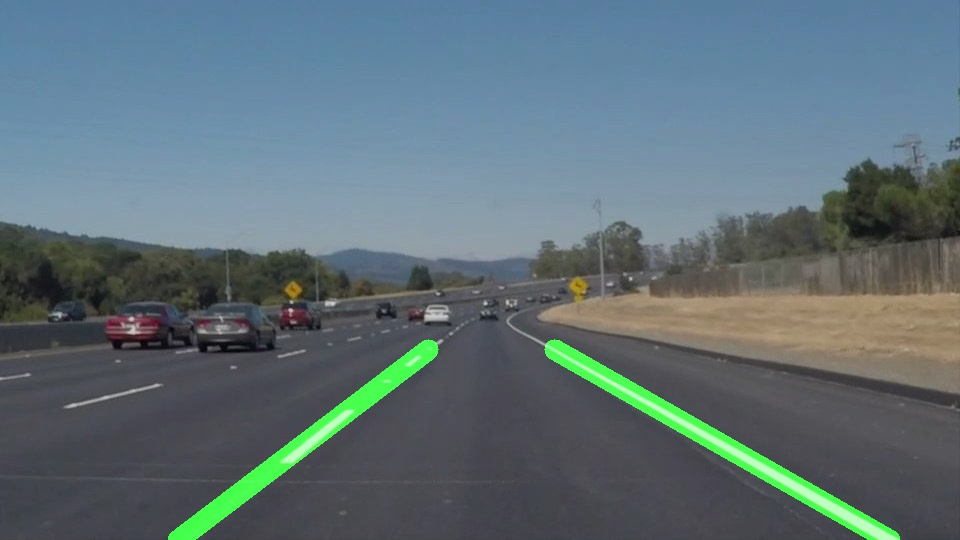
#> input picture test_images/output_solidWhiteCurve.jpg, 960 x 540 px; its folder holds only this picture in this run
$ jupyter execute --allow-errors P1.ipynb   (shell and % lines are left out)
#> lines starting #> are read from the running program, lines starting #| are printed output that depends on the picture; after the words box and inside, x2 and y2 are one past the last pixel; in counts of white or black regions, pixels touching at a corner belong together
# Self-Driving Car Engineer Nanodegree

## Project: **Finding Lane Lines on the Road**
***
In this project, you will use the tools you learned about in the lesson to identify lane lines on the road.  You can develop your pipeline on a series of individual images, and later apply the result to a video stream (really just a series of images). Check out the video clip "raw-lines-example.mp4" (also contained in this repository) to see what the output should look like after using the helper functions below.

Once you have a result that looks roughly like "raw-lines-example.mp4", you'll need to get creative and try to average and/or extrapolate the line segments you've detected to map out the full extent of the lane lines.  You can see an example of the result you're going for in the video "P1_example.mp4".  Ultimately, you would like to draw just one line for the left side of the lane, and one for the right.

In addition to implementing code, there is a brief writeup to complete. The writeup should be completed in a separate file, which can be either a markdown file or a pdf document. There is a [write up template](https://github.com/udacity/CarND-LaneLines-P1/blob/master/writeup_template.md) that can be used to guide the writing process. Completing both the code in the Ipython notebook and the writeup template will cover all of the [rubric points](https://review.udacity.com/#!/rubrics/322/view) for this project.

---
Let's have a look at our first image called 'test_images/solidWhiteRight.jpg'.  Run the 2 cells below (hit Shift-Enter or the "play" button above) to display the image.

**Note: If, at any point, you encounter frozen display windows or other confounding issues, you can always start again with a clean slate by going to the "Kernel" menu above and selecting "Restart & Clear Output".**

---

**The tools you have are color selection, region of interest selection, grayscaling, Gaussian smoothing, Canny Edge Detection and Hough Tranform line detection.  You  are also free to explore and try other techniques that were not presented in the lesson.  Your goal is piece together a pipeline to detect the line segments in the image, then average/extrapolate them and draw them onto the image for display (as below).  Once you have a working pipeline, try it out on the video stream below.**

---

<figure>

 <figcaption>
 <p></p>
 <p style="text-align: center;"> Your output should look something like this (above) after detecting line segments using the helper functions below </p>
 </figcaption>
</figure>
 <p></p>
<figure>

 <figcaption>
 <p></p>
 <p style="text-align: center;"> Your goal is to connect/average/extrapolate line segments to get output like this</p>
 </figcaption>
</figure>

**Run the cell below to import some packages.  If you get an `import error` for a package you've already installed, try changing your kernel (select the Kernel menu above --> Change Kernel).  Still have problems?  Try relaunching Jupyter Notebook from the terminal prompt.  Also, see [this forum post](https://carnd-forums.udacity.com/cq/viewquestion.action?spaceKey=CAR&id=29496372&questionTitle=finding-lanes---import-cv2-fails-even-though-python-in-the-terminal-window-has-no-problem-with-import-cv2) for more troubleshooting tips.**

## Import Packages

[cell 1]
#importing some useful packages
import matplotlib.pyplot as plt
import matplotlib.image as mpimg
import numpy as np
import cv2

## Read in an Image

#> (a cell that did not finish here is left out)

## Ideas for Lane Detection Pipeline

**Some OpenCV functions (beyond those introduced in the lesson) that might be useful for this project are:**

`cv2.inRange()` for color selection
`cv2.fillPoly()` for regions selection
`cv2.line()` to draw lines on an image given endpoints
`cv2.addWeighted()` to coadd / overlay two images
`cv2.cvtColor()` to grayscale or change color
`cv2.imwrite()` to output images to file
`cv2.bitwise_and()` to apply a mask to an image

**Check out the OpenCV documentation to learn about these and discover even more awesome functionality!**

## Helper Functions

Below are some helper functions to help get you started. They should look familiar from the lesson!

[cell 3]
import math

def grayscale(img):
    """Applies the Grayscale transform
    This will return an image with only one color channel
    but NOTE: to see the returned image as grayscale
    (assuming your grayscaled image is called 'gray')
    you should call plt.imshow(gray, cmap='gray')"""
    return cv2.cvtColor(img, cv2.COLOR_RGB2GRAY)
    # Or use BGR2GRAY if you read an image with cv2.imread()
    # return cv2.cvtColor(img, cv2.COLOR_BGR2GRAY)

def canny(img, low_threshold, high_threshold):
    """Applies the Canny transform"""
    return cv2.Canny(img, low_threshold, high_threshold)

def gaussian_blur(img, kernel_size):
    """Applies a Gaussian Noise kernel"""
    return cv2.GaussianBlur(img, (kernel_size, kernel_size), 0)

def region_of_interest(img, vertices):
    """
    Applies an image mask.

    Only keeps the region of the image defined by the polygon
    formed from `vertices`. The rest of the image is set to black.
    """
    #defining a blank mask to start with
    mask = np.zeros_like(img)

    #defining a 3 channel or 1 channel color to fill the mask with depending on the input image
    if len(img.shape) > 2:
        channel_count = img.shape[2]  # i.e. 3 or 4 depending on your image
        ignore_mask_color = (255,) * channel_count
    else:
        ignore_mask_color = 255

    #filling pixels inside the polygon defined by "vertices" with the fill color
    cv2.fillPoly(mask, vertices, ignore_mask_color)

    #returning the image only where mask pixels are nonzero
    masked_image = cv2.bitwise_and(img, mask)
    return masked_image


def draw_lines(img, lines, color=[0, 255, 0], thickness=20):
    """
    NOTE: this is the function you might want to use as a starting point once you want to
    average/extrapolate the line segments you detect to map out the full
    extent of the lane (going from the result shown in raw-lines-example.mp4
    to that shown in P1_example.mp4).

    Think about things like separating line segments by their
    slope ((y2-y1)/(x2-x1)) to decide which segments are part of the left
    line vs. the right line.  Then, you can average the position of each of
    the lines and extrapolate to the top and bottom of the lane.

    This function draws `lines` with `color` and `thickness`.
    Lines are drawn on the image inplace (mutates the image).
    If you want to make the lines semi-transparent, think about combining
    this function with the weighted_img() function below
    """
    max_y=img.shape[0]; #bottom of lane
    min_y=int(0.648*max_y); #top of lane
    #for y=m*x+b (slope-intercept form) where b=intercept, m=slope
    right_line_intercepts = list(); # list of b's for right line hough lines
    left_line_intercepts = list(); # list of b's for left line hough lines
    right_line_slopes = list(); # list of m's for right line hough lines
    left_line_slopes = list(); # list of m's for left line hough lines

    #filter for lines that meet criteria for right/left line slopes from the hough output image
    for line in lines:
        for x1,y1,x2,y2 in line:
            slope = ((y2-y1)/(x2-x1));
            point = y1 - slope*x1;
            if slope > 0.2 and slope < 0.8:
                left_line_slopes.append(slope);
                left_line_intercepts.append(point);
            if slope < -0.2 and slope > -0.8:
                right_line_slopes.append(slope);
                right_line_intercepts.append(point);

    #plot left boundary line using average slope (m) and average intercept (b) of identified left lines from top to bottom of lane
    if len(left_line_slopes)!=0:
        left_line_avg_slope=sum(left_line_slopes)/len(left_line_slopes);
        left_line_avg_intercept=sum(left_line_intercepts)/len(left_line_intercepts);
        if left_line_avg_slope!=0:
            cv2.line(img, (int((min_y-left_line_avg_intercept)/left_line_avg_slope), min_y), (int((max_y-left_line_avg_intercept)/left_line_avg_slope), max_y), color, thickness);

    #plot right boundary line using average slope (m) and average intercept (b) of identified right lines from top to bottom of lane
    if len(right_line_slopes)!=0:
        right_line_avg_slope=sum(right_line_slopes)/len(right_line_slopes);
        right_line_avg_intercept=sum(right_line_intercepts)/len(right_line_intercepts);
        if right_line_avg_slope!=0:
            cv2.line(img, (int((min_y-right_line_avg_intercept)/right_line_avg_slope), min_y), (int((max_y-right_line_avg_intercept)/right_line_avg_slope), max_y), color, thickness);


def hough_lines(img, rho, theta, threshold, min_line_len, max_line_gap):
    """
    `img` should be the output of a Canny transform.

    Returns an image with hough lines drawn.
    """
    lines = cv2.HoughLinesP(img, rho, theta, threshold, np.array([]), minLineLength=min_line_len, maxLineGap=max_line_gap)
    line_img = np.zeros((img.shape[0], img.shape[1], 3), dtype=np.uint8)
    draw_lines(line_img, lines)
    return line_img

# Python 3 has support for cool math symbols.

def weighted_img(img, initial_img, α=0.8, β=1., λ=0.):
    """
    `img` is the output of the hough_lines(), An image with lines drawn on it.
    Should be a blank image (all black) with lines drawn on it.

    `initial_img` should be the image before any processing.

    The result image is computed as follows:

    initial_img * α + img * β + λ
    NOTE: initial_img and img must be the same shape!
    """
    return cv2.addWeighted(initial_img, α, img, β, λ)

## Test Images

Build your pipeline to work on the images in the directory "test_images"
**You should make sure your pipeline works well on these images before you try the videos.**

[cell 4]
import os
imglist = os.listdir("test_images/")
#> imglist = ['output_solidWhiteCurve.jpg']

## Build a Lane Finding Pipeline


Build the pipeline and run your solution on all test_images. Make copies into the test_images directory, and you can use the images in your writeup report.

Try tuning the various parameters, especially the low and high Canny thresholds as well as the Hough lines parameters.

[cell 5]
# TODO: Build your pipeline that will draw lane lines on the test_images
# then save them to the test_images directory.

fig = plt.figure(figsize=(25,45));
for idx, img in enumerate(imglist):
    image = mpimg.imread('test_images/'+img);
#> image is the input picture: shape (540, 960, 3); mean R, G, B 94.9, 112, 118.4
    xsize = image.shape[1];
    ysize = image.shape[0];
    grayscaleimage = grayscale(image);
#> in grayscale, `return cv2.cvtColor(img, cv2.COLOR_RGB2GRAY)`:
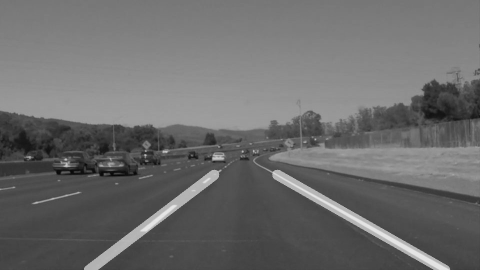
#> returned value: shape (540, 960) (shown at 1/2 size); min 3, max 233, mean 107.6
    cv2.imwrite('writeup_outputs/grayscale_'+img, grayscaleimage);
    cannyimage = canny(grayscaleimage,100,200);
#> in canny, `return cv2.Canny(img, low_threshold, high_threshold)`:
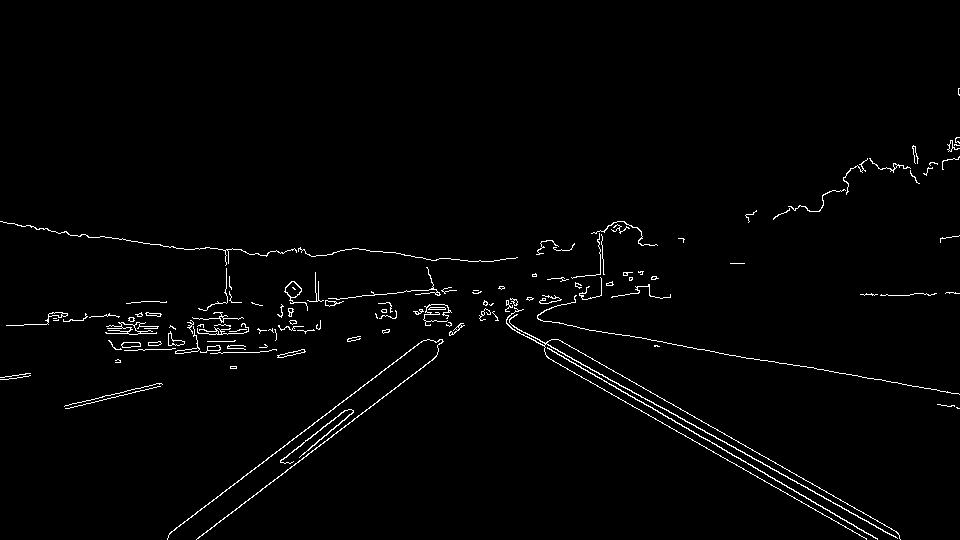
#> returned value: shape (540, 960); 1.6% white in thin lines or dots, all inside (x1, y1, x2, y2) = (0, 88, 960, 540)
    cv2.imwrite('writeup_outputs/canny_'+img, cannyimage);
    vertices = np.array([ [xsize*7/15,ysize*29/48], [xsize*8/15,ysize*29/48], [xsize,ysize], [0,ysize]], np.int32);
    regionimage = region_of_interest(cannyimage, [vertices]);
#> in region_of_interest, `cv2.fillPoly(mask, vertices, ignore_mask_color)`:
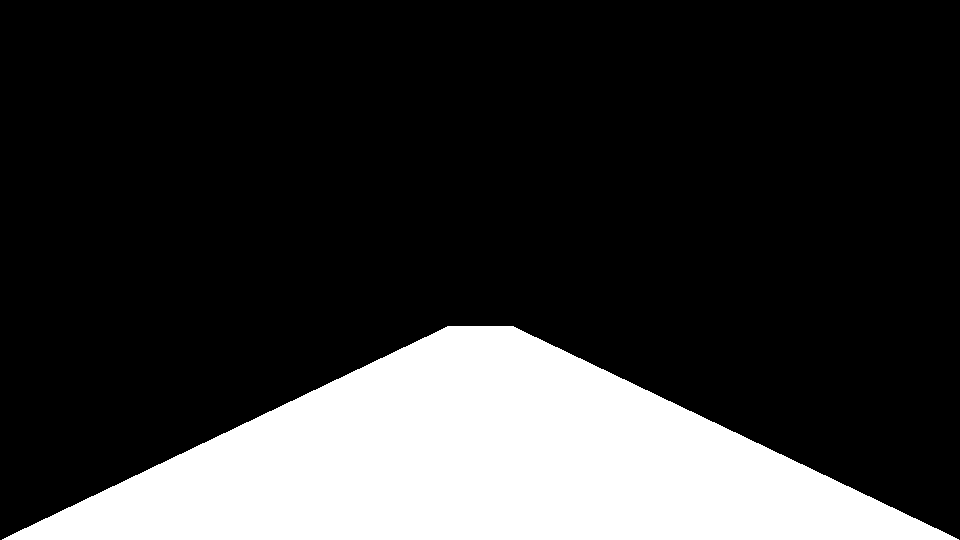
#> mask: shape (540, 960); 21.1% white; 1 white region, box (x1, y1, x2, y2) and area: (2, 326, 959, 540) 109587
#> in region_of_interest, `masked_image = cv2.bitwise_and(img, mask)`:
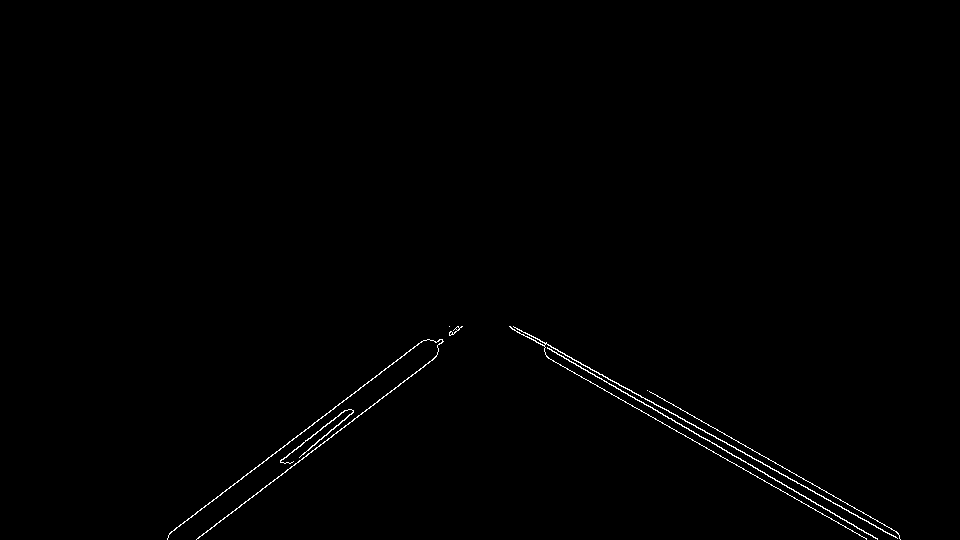
#> masked_image: shape (540, 960); 0.56% white in thin lines or dots, all inside (x1, y1, x2, y2) = (167, 326, 901, 540)
    cv2.imwrite('writeup_outputs/regionimage_'+img, regionimage);
    rho = 2; theta = 1*np.pi/180; threshold = 15; min_line_len = 40; max_line_gap = 20;
    houghimage = hough_lines(regionimage, rho, theta, threshold, min_line_len, max_line_gap);
#> in hough_lines, `lines = cv2.HoughLinesP(img, rho, theta, threshold, np.array([]), minL..`: lines = 18 rows, first 6: [196, 539, 331, 437], [509, 326, 877, 538], [529, 334, 900, 539], [171, 531, 424, 340], [647, 390, 782, 467], [546, 356, 771, 485]
#> the loop in draw_lines, `for line in lines:` made 18 passes
#> after the loop in draw_lines, `for line in lines:`: left_line_intercepts = [32.77, 41.7, 20.97, 42.96, 17.02, 31.55, 33.68, 65.27, 27.4, 34.87]; left_line_slopes = [0.576, 0.553, 0.57, 0.573, 0.575, 0.577, 0.585, 0.545, 0.6, 0.565]; right_line_intercepts = [687.1, 660.1, 681.8, 679.4, 670.8, 660.8, 655.2]; right_line_slopes = [-0.756, -0.755, -0.742, -0.738, -0.754, -0.756, -0.745]
#> in draw_lines, `left_line_avg_slope=sum(left_line_slopes)/len(left_line_slopes);`: left_line_avg_slope = 0.572
#> in draw_lines, `left_line_avg_intercept=sum(left_line_intercepts)/len(left_line_interc..`: left_line_avg_intercept = 34.82
#> in draw_lines, `cv2.line(img, (int((min_y-left_line_avg_intercept)/left_line_avg_slope..`:
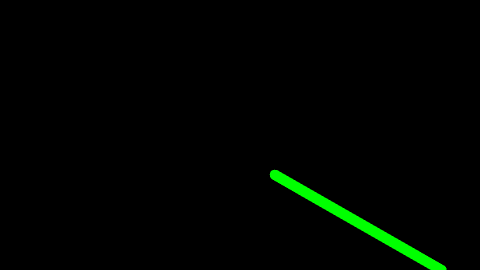
#> img: shape (540, 960, 3) (shown at 1/2 size); mean of channels 0, 1, 2 0, 4, 0; drawn as B, G, R
#> in draw_lines, `right_line_avg_slope=sum(right_line_slopes)/len(right_line_slopes);`: right_line_avg_slope = -0.749
#> in draw_lines, `right_line_avg_intercept=sum(right_line_intercepts)/len(right_line_int..`: right_line_avg_intercept = 670.7
#> in draw_lines, `cv2.line(img, (int((min_y-right_line_avg_intercept)/right_line_avg_slo..`:
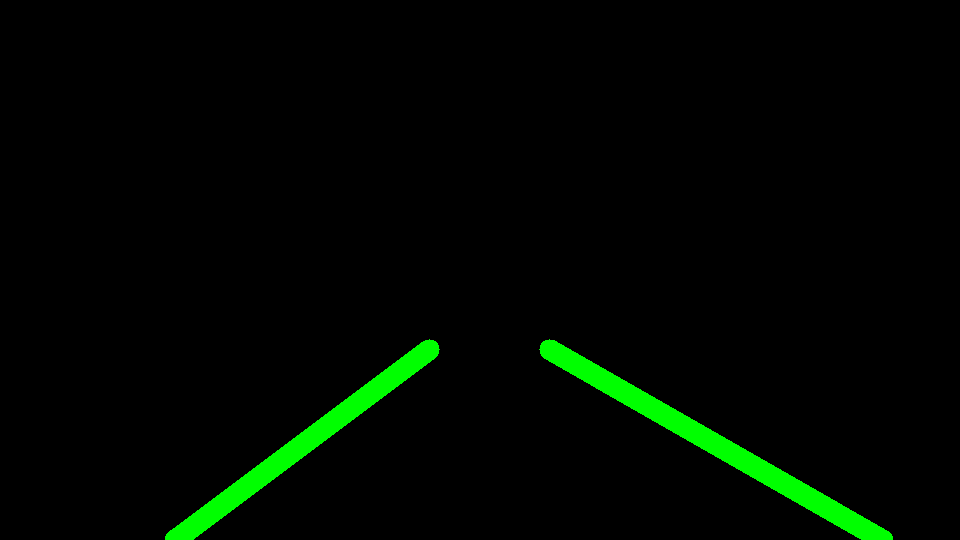
#> img: shape (540, 960, 3); 1.31% of pixels changed, all inside (x1, y1, x2, y2) = (165, 339, 440, 540); drawn as B, G, R
    weightedimage = weighted_img(houghimage, image, α=0.8, β=1.0, λ=0.0);
#> in weighted_img, `return cv2.addWeighted(initial_img, α, img, β, λ)`:
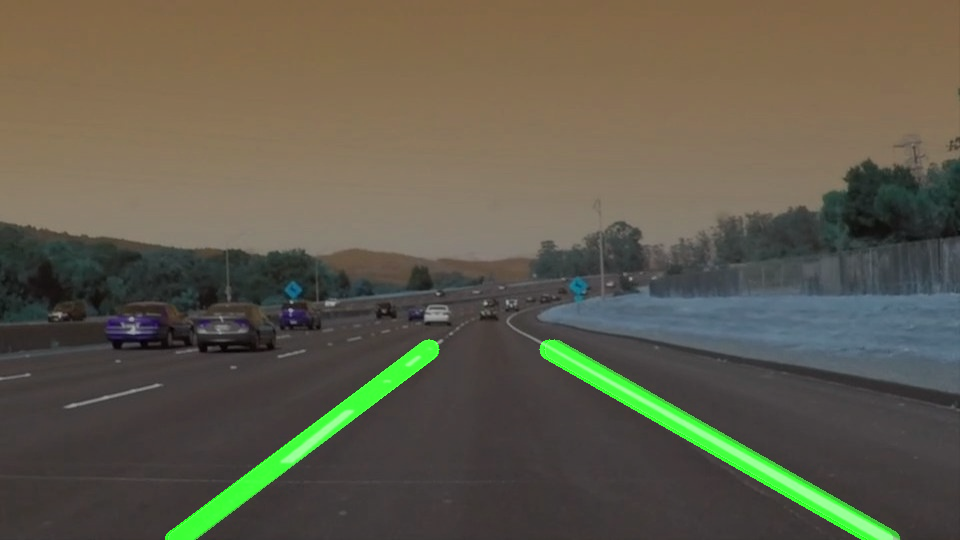
#> returned value: shape (540, 960, 3); mean of channels 0, 1, 2 75.9, 91.5, 94.8; drawn as B, G, R

    a=fig.add_subplot(6,2,2*idx+1);
    plt.imshow(image);
    a=fig.add_subplot(6,2,2*idx+2);
    plt.imshow(weightedimage);
    rgbweightedimage = cv2.cvtColor(weightedimage, cv2.COLOR_BGR2RGB);
    cv2.imwrite('writeup_outputs/output_'+img, rgbweightedimage);
    cv2.imwrite('test_images/output_'+img, rgbweightedimage);
